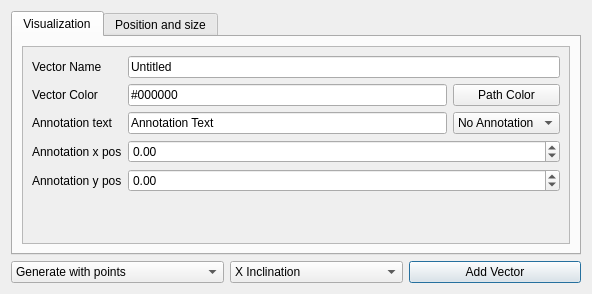
<?xml version="1.0" encoding="UTF-8"?>
<ui version="4.0">
 <class>AddVector</class>
 <widget class="QDialog" name="AddVector">
  <property name="geometry">
   <rect>
    <x>0</x>
    <y>0</y>
    <width>592</width>
    <height>294</height>
   </rect>
  </property>
  <property name="minimumSize">
   <size>
    <width>566</width>
    <height>294</height>
   </size>
  </property>
  <property name="windowTitle">
   <string>Add Vector</string>
  </property>
  <layout class="QGridLayout" name="gridLayout">
   <item row="1" column="1">
    <widget class="QComboBox" name="InclinationMetod">
     <item>
      <property name="text">
       <string>X Inclination</string>
      </property>
     </item>
     <item>
      <property name="text">
       <string>Y Inclination</string>
      </property>
     </item>
    </widget>
   </item>
   <item row="1" column="0">
    <widget class="QComboBox" name="GenerationMetod">
     <item>
      <property name="text">
       <string>Generate with points</string>
      </property>
     </item>
     <item>
      <property name="text">
       <string>Generate with size and inclination</string>
      </property>
     </item>
    </widget>
   </item>
   <item row="1" column="2">
    <widget class="QPushButton" name="AddVectorButton">
     <property name="text">
      <string>Add Vector</string>
     </property>
    </widget>
   </item>
   <item row="0" column="0" colspan="3">
    <widget class="QTabWidget" name="tablist">
     <property name="currentIndex">
      <number>0</number>
     </property>
     <widget class="QWidget" name="widget">
      <attribute name="title">
       <string>Visualization</string>
      </attribute>
      <layout class="QGridLayout" name="gridLayout_2">
       <item row="0" column="0">
        <widget class="QScrollArea" name="scrollArea">
         <property name="lineWidth">
          <number>1</number>
         </property>
         <property name="widgetResizable">
          <bool>true</bool>
         </property>
         <widget class="QWidget" name="scrollAreaWidgetContents_2">
          <property name="geometry">
           <rect>
            <x>0</x>
            <y>0</y>
            <width>550</width>
            <height>196</height>
           </rect>
          </property>
          <layout class="QGridLayout" name="gridLayout_3">
           <item row="5" column="0" colspan="3">
            <spacer name="verticalSpacer">
             <property name="orientation">
              <enum>Qt::Vertical</enum>
             </property>
             <property name="sizeHint" stdset="0">
              <size>
               <width>20</width>
               <height>40</height>
              </size>
             </property>
            </spacer>
           </item>
           <item row="4" column="1" colspan="2">
            <widget class="QDoubleSpinBox" name="AnnotationYLine">
             <property name="sizePolicy">
              <sizepolicy hsizetype="Expanding" vsizetype="Fixed">
               <horstretch>0</horstretch>
               <verstretch>0</verstretch>
              </sizepolicy>
             </property>
             <property name="minimum">
              <double>-999999999.990000009536743</double>
             </property>
             <property name="maximum">
              <double>999999999.990000009536743</double>
             </property>
            </widget>
           </item>
           <item row="1" column="0">
            <widget class="QLabel" name="label_2">
             <property name="text">
              <string>Vector Color</string>
             </property>
            </widget>
           </item>
           <item row="2" column="1">
            <widget class="QLineEdit" name="AnnotationTextLine">
             <property name="text">
              <string>Annotation Text</string>
             </property>
            </widget>
           </item>
           <item row="3" column="0">
            <widget class="QLabel" name="label_11">
             <property name="text">
              <string>Annotation x pos</string>
             </property>
            </widget>
           </item>
           <item row="2" column="0">
            <widget class="QLabel" name="label_10">
             <property name="text">
              <string>Annotation text</string>
             </property>
            </widget>
           </item>
           <item row="1" column="1">
            <widget class="QLineEdit" name="VectorColorLine">
             <property name="text">
              <string>#000000</string>
             </property>
            </widget>
           </item>
           <item row="0" column="1" colspan="2">
            <widget class="QLineEdit" name="VectorNameLine">
             <property name="text">
              <string>Untitled</string>
             </property>
            </widget>
           </item>
           <item row="1" column="2">
            <widget class="QPushButton" name="PathColorButton">
             <property name="enabled">
              <bool>true</bool>
             </property>
             <property name="text">
              <string>Path Color</string>
             </property>
             <property name="autoDefault">
              <bool>false</bool>
             </property>
            </widget>
           </item>
           <item row="3" column="1" colspan="2">
            <widget class="QDoubleSpinBox" name="AnnotationXLine">
             <property name="sizePolicy">
              <sizepolicy hsizetype="Expanding" vsizetype="Fixed">
               <horstretch>0</horstretch>
               <verstretch>0</verstretch>
              </sizepolicy>
             </property>
             <property name="minimum">
              <double>-999999999.990000009536743</double>
             </property>
             <property name="maximum">
              <double>999999999.990000009536743</double>
             </property>
            </widget>
           </item>
           <item row="0" column="0">
            <widget class="QLabel" name="label">
             <property name="text">
              <string>Vector Name</string>
             </property>
            </widget>
           </item>
           <item row="4" column="0">
            <widget class="QLabel" name="label_12">
             <property name="text">
              <string>Annotation y pos</string>
             </property>
            </widget>
           </item>
           <item row="2" column="2">
            <widget class="QComboBox" name="AnnonationMetod">
             <property name="sizePolicy">
              <sizepolicy hsizetype="Minimum" vsizetype="Fixed">
               <horstretch>0</horstretch>
               <verstretch>0</verstretch>
              </sizepolicy>
             </property>
             <item>
              <property name="text">
               <string>No Annotation</string>
              </property>
             </item>
             <item>
              <property name="text">
               <string>Annotation</string>
              </property>
             </item>
            </widget>
           </item>
          </layout>
         </widget>
        </widget>
       </item>
      </layout>
     </widget>
     <widget class="QWidget" name="tab_4">
      <attribute name="title">
       <string>Position and size</string>
      </attribute>
      <layout class="QGridLayout" name="gridLayout_4">
       <item row="0" column="0">
        <widget class="QScrollArea" name="scrollArea_2">
         <property name="widgetResizable">
          <bool>true</bool>
         </property>
         <widget class="QWidget" name="scrollAreaWidgetContents_3">
          <property name="geometry">
           <rect>
            <x>0</x>
            <y>0</y>
            <width>536</width>
            <height>235</height>
           </rect>
          </property>
          <layout class="QGridLayout" name="gridLayout_5">
           <item row="1" column="1">
            <widget class="QDoubleSpinBox" name="point_of_origin_y_Line">
             <property name="sizePolicy">
              <sizepolicy hsizetype="Expanding" vsizetype="Fixed">
               <horstretch>0</horstretch>
               <verstretch>0</verstretch>
              </sizepolicy>
             </property>
             <property name="minimum">
              <double>-999999999.990000009536743</double>
             </property>
             <property name="maximum">
              <double>999999999.990000009536743</double>
             </property>
             <property name="singleStep">
              <double>0.100000000000000</double>
             </property>
            </widget>
           </item>
           <item row="4" column="0">
            <widget class="QLabel" name="label_7">
             <property name="text">
              <string>Vector Size</string>
             </property>
            </widget>
           </item>
           <item row="2" column="0">
            <widget class="QLabel" name="label_5">
             <property name="text">
              <string>Point of end x</string>
             </property>
            </widget>
           </item>
           <item row="0" column="1">
            <widget class="QDoubleSpinBox" name="point_of_origin_x_Line">
             <property name="sizePolicy">
              <sizepolicy hsizetype="Expanding" vsizetype="Fixed">
               <horstretch>0</horstretch>
               <verstretch>0</verstretch>
              </sizepolicy>
             </property>
             <property name="minimum">
              <double>-999999999.990000009536743</double>
             </property>
             <property name="maximum">
              <double>999999999.990000009536743</double>
             </property>
             <property name="singleStep">
              <double>0.100000000000000</double>
             </property>
            </widget>
           </item>
           <item row="2" column="1">
            <widget class="QDoubleSpinBox" name="point_of_end_x_Line">
             <property name="sizePolicy">
              <sizepolicy hsizetype="Expanding" vsizetype="Fixed">
               <horstretch>0</horstretch>
               <verstretch>0</verstretch>
              </sizepolicy>
             </property>
             <property name="minimum">
              <double>-999999999.990000009536743</double>
             </property>
             <property name="maximum">
              <double>999999999.990000009536743</double>
             </property>
             <property name="singleStep">
              <double>0.100000000000000</double>
             </property>
             <property name="value">
              <double>1.000000000000000</double>
             </property>
            </widget>
           </item>
           <item row="3" column="0">
            <widget class="QLabel" name="label_6">
             <property name="text">
              <string>Point of end y</string>
             </property>
            </widget>
           </item>
           <item row="1" column="0">
            <widget class="QLabel" name="label_4">
             <property name="text">
              <string>Point of origin y</string>
             </property>
            </widget>
           </item>
           <item row="5" column="1">
            <widget class="QDoubleSpinBox" name="XInclinationLine">
             <property name="minimum">
              <double>-360.000000000000000</double>
             </property>
             <property name="maximum">
              <double>360.000000000000000</double>
             </property>
             <property name="singleStep">
              <double>0.100000000000000</double>
             </property>
             <property name="value">
              <double>45.000000000000000</double>
             </property>
            </widget>
           </item>
           <item row="6" column="1">
            <widget class="QDoubleSpinBox" name="YInclinationLine">
             <property name="minimum">
              <double>-360.000000000000000</double>
             </property>
             <property name="maximum">
              <double>360.000000000000000</double>
             </property>
             <property name="singleStep">
              <double>0.100000000000000</double>
             </property>
             <property name="value">
              <double>45.000000000000000</double>
             </property>
            </widget>
           </item>
           <item row="0" column="0">
            <widget class="QLabel" name="label_3">
             <property name="text">
              <string>Point of origin x</string>
             </property>
            </widget>
           </item>
           <item row="5" column="0">
            <widget class="QLabel" name="label_8">
             <property name="text">
              <string>X Inclination</string>
             </property>
            </widget>
           </item>
           <item row="6" column="0">
            <widget class="QLabel" name="label_9">
             <property name="text">
              <string>Y Inclination</string>
             </property>
            </widget>
           </item>
           <item row="4" column="1">
            <widget class="QDoubleSpinBox" name="VectorSizeLine">
             <property name="sizePolicy">
              <sizepolicy hsizetype="Expanding" vsizetype="Fixed">
               <horstretch>0</horstretch>
               <verstretch>0</verstretch>
              </sizepolicy>
             </property>
             <property name="minimum">
              <double>-999999999.990000009536743</double>
             </property>
             <property name="maximum">
              <double>999999999.990000009536743</double>
             </property>
             <property name="singleStep">
              <double>0.100000000000000</double>
             </property>
             <property name="value">
              <double>1.000000000000000</double>
             </property>
            </widget>
           </item>
           <item row="3" column="1">
            <widget class="QDoubleSpinBox" name="point_of_end_y_Line">
             <property name="sizePolicy">
              <sizepolicy hsizetype="Expanding" vsizetype="Fixed">
               <horstretch>0</horstretch>
               <verstretch>0</verstretch>
              </sizepolicy>
             </property>
             <property name="minimum">
              <double>-999999999.990000009536743</double>
             </property>
             <property name="maximum">
              <double>999999999.990000009536743</double>
             </property>
             <property name="singleStep">
              <double>0.100000000000000</double>
             </property>
             <property name="value">
              <double>1.000000000000000</double>
             </property>
            </widget>
           </item>
           <item row="7" column="0" colspan="2">
            <spacer name="verticalSpacer_2">
             <property name="orientation">
              <enum>Qt::Vertical</enum>
             </property>
             <property name="sizeHint" stdset="0">
              <size>
               <width>20</width>
               <height>40</height>
              </size>
             </property>
            </spacer>
           </item>
          </layout>
         </widget>
        </widget>
       </item>
      </layout>
     </widget>
    </widget>
   </item>
  </layout>
 </widget>
 <resources/>
 <connections/>
</ui>
